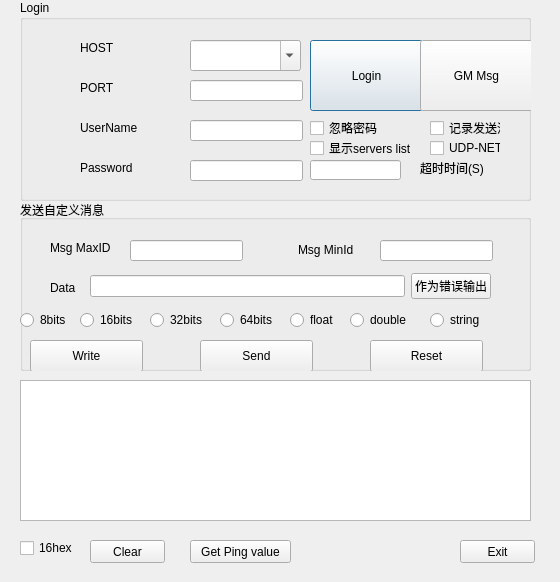
<?xml version="1.0" encoding="UTF-8"?>
<ui version="4.0">
 <class>ConnectDialog</class>
 <widget class="QDialog" name="ConnectDialog">
  <property name="geometry">
   <rect>
    <x>0</x>
    <y>0</y>
    <width>560</width>
    <height>582</height>
   </rect>
  </property>
  <property name="windowTitle">
   <string>Dialog</string>
  </property>
  <widget class="QGroupBox" name="groupBox">
   <property name="geometry">
    <rect>
     <x>20</x>
     <y>0</y>
     <width>511</width>
     <height>201</height>
    </rect>
   </property>
   <property name="title">
    <string>Login</string>
   </property>
   <widget class="QPushButton" name="loginButton">
    <property name="geometry">
     <rect>
      <x>290</x>
      <y>40</y>
      <width>113</width>
      <height>71</height>
     </rect>
    </property>
    <property name="text">
     <string>Login</string>
    </property>
   </widget>
   <widget class="QLineEdit" name="passwdEdit">
    <property name="geometry">
     <rect>
      <x>170</x>
      <y>160</y>
      <width>113</width>
      <height>21</height>
     </rect>
    </property>
   </widget>
   <widget class="QLabel" name="label_4">
    <property name="enabled">
     <bool>true</bool>
    </property>
    <property name="geometry">
     <rect>
      <x>60</x>
      <y>160</y>
      <width>71</width>
      <height>16</height>
     </rect>
    </property>
    <property name="text">
     <string>Password</string>
    </property>
   </widget>
   <widget class="QLabel" name="label_2">
    <property name="geometry">
     <rect>
      <x>60</x>
      <y>80</y>
      <width>59</width>
      <height>16</height>
     </rect>
    </property>
    <property name="text">
     <string>PORT</string>
    </property>
   </widget>
   <widget class="QLabel" name="label">
    <property name="geometry">
     <rect>
      <x>60</x>
      <y>40</y>
      <width>59</width>
      <height>16</height>
     </rect>
    </property>
    <property name="text">
     <string>HOST</string>
    </property>
   </widget>
   <widget class="QLineEdit" name="portEdit">
    <property name="geometry">
     <rect>
      <x>170</x>
      <y>80</y>
      <width>113</width>
      <height>21</height>
     </rect>
    </property>
   </widget>
   <widget class="QLineEdit" name="nameEdit">
    <property name="geometry">
     <rect>
      <x>170</x>
      <y>120</y>
      <width>113</width>
      <height>21</height>
     </rect>
    </property>
   </widget>
   <widget class="QLabel" name="label_3">
    <property name="geometry">
     <rect>
      <x>60</x>
      <y>120</y>
      <width>71</width>
      <height>16</height>
     </rect>
    </property>
    <property name="text">
     <string>UserName</string>
    </property>
   </widget>
   <widget class="QPushButton" name="gmMsgButton">
    <property name="geometry">
     <rect>
      <x>400</x>
      <y>40</y>
      <width>113</width>
      <height>71</height>
     </rect>
    </property>
    <property name="text">
     <string>GM Msg</string>
    </property>
   </widget>
   <widget class="QCheckBox" name="skipAuth">
    <property name="geometry">
     <rect>
      <x>290</x>
      <y>120</y>
      <width>71</width>
      <height>16</height>
     </rect>
    </property>
    <property name="text">
     <string>忽略密码</string>
    </property>
   </widget>
   <widget class="QComboBox" name="hostCombo">
    <property name="geometry">
     <rect>
      <x>170</x>
      <y>40</y>
      <width>111</width>
      <height>31</height>
     </rect>
    </property>
    <property name="editable">
     <bool>true</bool>
    </property>
    <property name="currentIndex">
     <number>-1</number>
    </property>
    <property name="maxCount">
     <number>100</number>
    </property>
   </widget>
   <widget class="QCheckBox" name="showServers">
    <property name="geometry">
     <rect>
      <x>290</x>
      <y>140</y>
      <width>161</width>
      <height>16</height>
     </rect>
    </property>
    <property name="text">
     <string>显示servers list</string>
    </property>
   </widget>
   <widget class="QCheckBox" name="logSendCheck">
    <property name="geometry">
     <rect>
      <x>410</x>
      <y>120</y>
      <width>71</width>
      <height>16</height>
     </rect>
    </property>
    <property name="text">
     <string>记录发送流</string>
    </property>
   </widget>
   <widget class="QLineEdit" name="timeOutEdit">
    <property name="geometry">
     <rect>
      <x>290</x>
      <y>160</y>
      <width>91</width>
      <height>20</height>
     </rect>
    </property>
   </widget>
   <widget class="QLabel" name="label_8">
    <property name="geometry">
     <rect>
      <x>400</x>
      <y>160</y>
      <width>71</width>
      <height>16</height>
     </rect>
    </property>
    <property name="text">
     <string>超时时间(S)</string>
    </property>
   </widget>
   <widget class="QCheckBox" name="isUDP">
    <property name="geometry">
     <rect>
      <x>410</x>
      <y>140</y>
      <width>71</width>
      <height>16</height>
     </rect>
    </property>
    <property name="text">
     <string>UDP-NET</string>
    </property>
   </widget>
  </widget>
  <widget class="QGroupBox" name="groupBox_2">
   <property name="geometry">
    <rect>
     <x>20</x>
     <y>200</y>
     <width>511</width>
     <height>171</height>
    </rect>
   </property>
   <property name="title">
    <string>发送自定义消息</string>
   </property>
   <widget class="QLineEdit" name="msgMaxIdEdit">
    <property name="geometry">
     <rect>
      <x>110</x>
      <y>40</y>
      <width>113</width>
      <height>21</height>
     </rect>
    </property>
   </widget>
   <widget class="QLineEdit" name="msgMinIdEdit">
    <property name="geometry">
     <rect>
      <x>360</x>
      <y>40</y>
      <width>113</width>
      <height>21</height>
     </rect>
    </property>
   </widget>
   <widget class="QLabel" name="label_5">
    <property name="geometry">
     <rect>
      <x>30</x>
      <y>40</y>
      <width>81</width>
      <height>16</height>
     </rect>
    </property>
    <property name="text">
     <string>Msg MaxID</string>
    </property>
   </widget>
   <widget class="QLabel" name="label_6">
    <property name="geometry">
     <rect>
      <x>278</x>
      <y>40</y>
      <width>71</width>
      <height>20</height>
     </rect>
    </property>
    <property name="text">
     <string>Msg MinId</string>
    </property>
   </widget>
   <widget class="QLabel" name="label_7">
    <property name="geometry">
     <rect>
      <x>30</x>
      <y>80</y>
      <width>81</width>
      <height>16</height>
     </rect>
    </property>
    <property name="text">
     <string>Data</string>
    </property>
   </widget>
   <widget class="QRadioButton" name="radioButton">
    <property name="geometry">
     <rect>
      <x>0</x>
      <y>110</y>
      <width>61</width>
      <height>20</height>
     </rect>
    </property>
    <property name="text">
     <string>8bits</string>
    </property>
   </widget>
   <widget class="QRadioButton" name="radioButton_2">
    <property name="geometry">
     <rect>
      <x>60</x>
      <y>110</y>
      <width>61</width>
      <height>20</height>
     </rect>
    </property>
    <property name="text">
     <string>16bits</string>
    </property>
   </widget>
   <widget class="QRadioButton" name="radioButton_3">
    <property name="geometry">
     <rect>
      <x>130</x>
      <y>110</y>
      <width>100</width>
      <height>20</height>
     </rect>
    </property>
    <property name="text">
     <string>32bits</string>
    </property>
   </widget>
   <widget class="QRadioButton" name="radioButton_4">
    <property name="geometry">
     <rect>
      <x>200</x>
      <y>110</y>
      <width>71</width>
      <height>20</height>
     </rect>
    </property>
    <property name="text">
     <string>64bits</string>
    </property>
   </widget>
   <widget class="QRadioButton" name="radioButton_5">
    <property name="geometry">
     <rect>
      <x>270</x>
      <y>110</y>
      <width>61</width>
      <height>20</height>
     </rect>
    </property>
    <property name="text">
     <string>float</string>
    </property>
   </widget>
   <widget class="QRadioButton" name="radioButton_6">
    <property name="geometry">
     <rect>
      <x>330</x>
      <y>110</y>
      <width>71</width>
      <height>20</height>
     </rect>
    </property>
    <property name="text">
     <string>double</string>
    </property>
   </widget>
   <widget class="QRadioButton" name="radioButton_7">
    <property name="geometry">
     <rect>
      <x>410</x>
      <y>110</y>
      <width>71</width>
      <height>20</height>
     </rect>
    </property>
    <property name="text">
     <string>string</string>
    </property>
   </widget>
   <widget class="QPushButton" name="msgWriteButton">
    <property name="geometry">
     <rect>
      <x>10</x>
      <y>140</y>
      <width>113</width>
      <height>32</height>
     </rect>
    </property>
    <property name="text">
     <string>Write</string>
    </property>
   </widget>
   <widget class="QPushButton" name="msgSendButton">
    <property name="geometry">
     <rect>
      <x>180</x>
      <y>140</y>
      <width>113</width>
      <height>32</height>
     </rect>
    </property>
    <property name="text">
     <string>Send</string>
    </property>
   </widget>
   <widget class="QPushButton" name="msgReset">
    <property name="geometry">
     <rect>
      <x>350</x>
      <y>140</y>
      <width>113</width>
      <height>32</height>
     </rect>
    </property>
    <property name="text">
     <string>Reset</string>
    </property>
   </widget>
   <widget class="QWidget" name="layoutWidget">
    <property name="geometry">
     <rect>
      <x>70</x>
      <y>70</y>
      <width>401</width>
      <height>33</height>
     </rect>
    </property>
    <layout class="QHBoxLayout" name="horizontalLayout">
     <item>
      <widget class="QLineEdit" name="msgDataEdit"/>
     </item>
     <item>
      <widget class="QPushButton" name="pushButton">
       <property name="text">
        <string>作为错误输出</string>
       </property>
      </widget>
     </item>
    </layout>
   </widget>
  </widget>
  <widget class="QTextEdit" name="logEdit">
   <property name="geometry">
    <rect>
     <x>20</x>
     <y>380</y>
     <width>511</width>
     <height>141</height>
    </rect>
   </property>
  </widget>
  <widget class="QCheckBox" name="checkBox16Hex">
   <property name="geometry">
    <rect>
     <x>20</x>
     <y>540</y>
     <width>71</width>
     <height>16</height>
    </rect>
   </property>
   <property name="text">
    <string>16hex</string>
   </property>
  </widget>
  <widget class="QPushButton" name="pushButtonExit">
   <property name="geometry">
    <rect>
     <x>460</x>
     <y>540</y>
     <width>75</width>
     <height>23</height>
    </rect>
   </property>
   <property name="text">
    <string>Exit</string>
   </property>
  </widget>
  <widget class="QPushButton" name="pushButton_2">
   <property name="geometry">
    <rect>
     <x>90</x>
     <y>540</y>
     <width>75</width>
     <height>23</height>
    </rect>
   </property>
   <property name="text">
    <string>Clear</string>
   </property>
  </widget>
  <widget class="QPushButton" name="pushButtonGetPingVal">
   <property name="geometry">
    <rect>
     <x>190</x>
     <y>540</y>
     <width>101</width>
     <height>23</height>
    </rect>
   </property>
   <property name="text">
    <string>Get Ping value</string>
   </property>
  </widget>
 </widget>
 <resources/>
 <connections/>
</ui>
